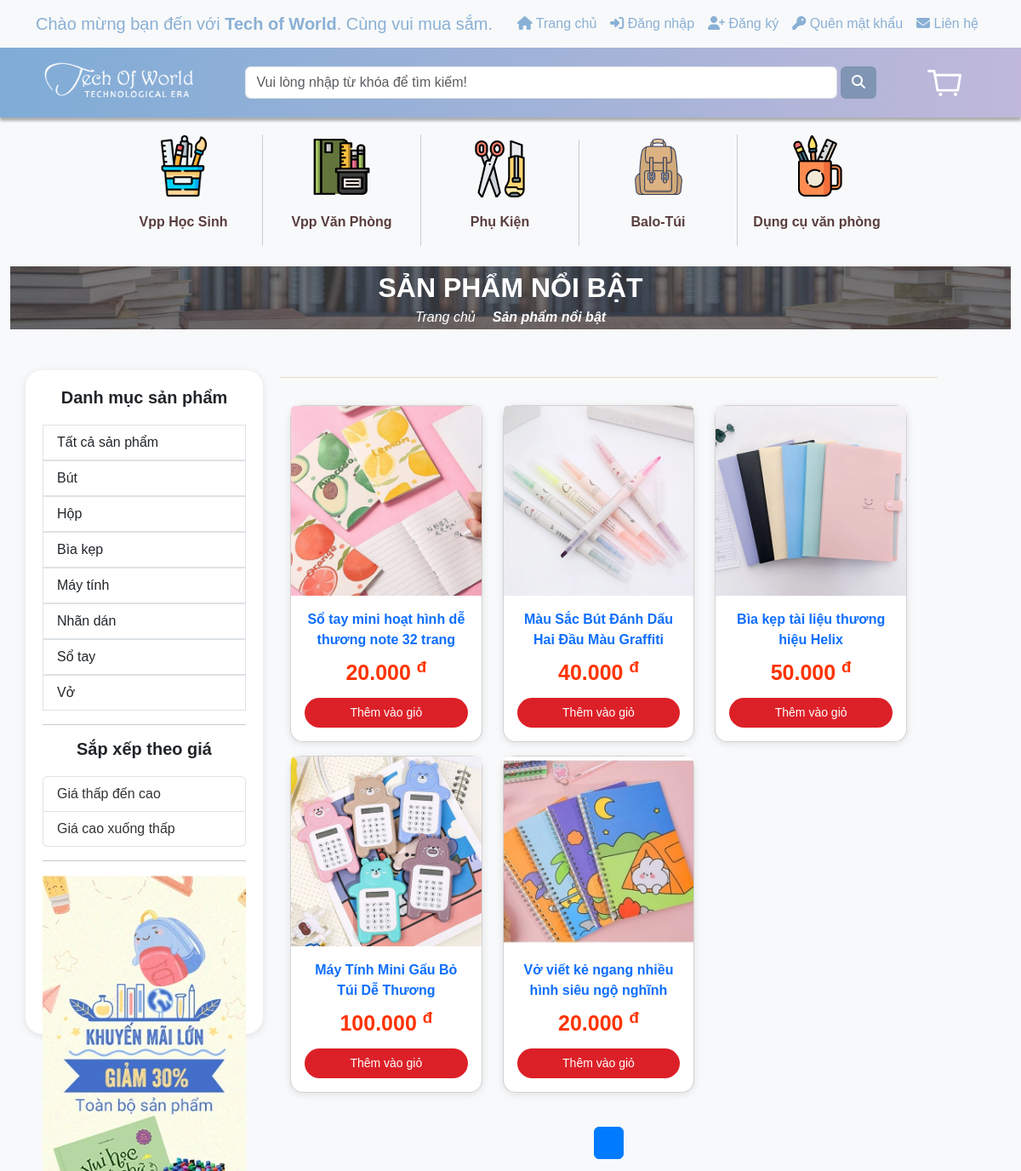
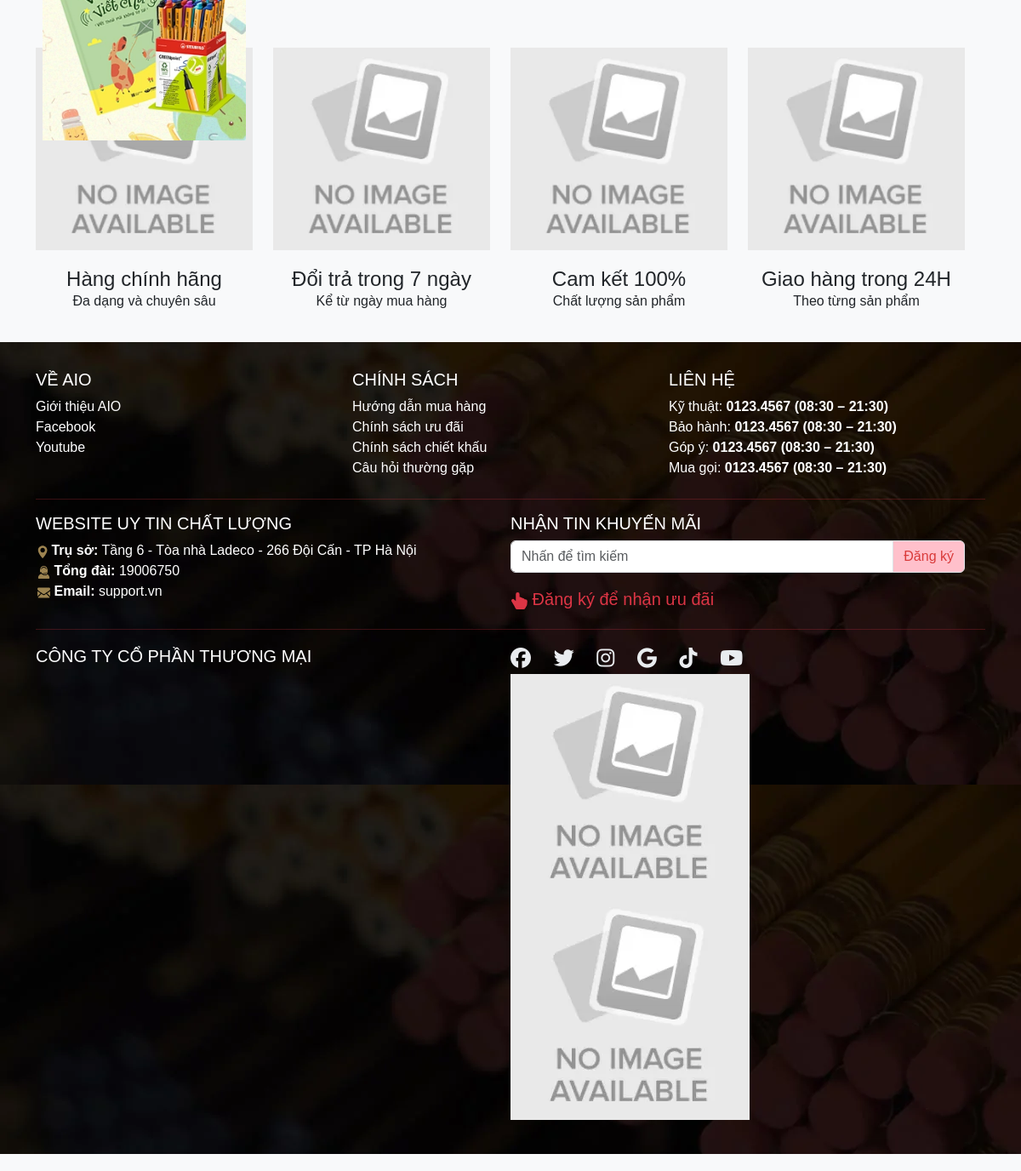
The app's page /Website/List.php with its own data (2 pictures, top to bottom).
### tables this page shows
CREATE TABLE `sanpham` (
  `sp_ma` int(11) NOT NULL,
  `loaisp_ten` varchar(100) NOT NULL,
  `sp_ten` varchar(250) NOT NULL,
  `sp_gia` varchar(250) NOT NULL,
  `sp_mota` varchar(300) DEFAULT NULL,
  `sp_motachitiet` varchar(300) NOT NULL,
  `sp_img` varchar(50) NOT NULL,
  `sp_soluong` int(250) NOT NULL DEFAULT 1,
  `loaisanpham` varchar(50) NOT NULL
);

### sources/FE/listProduct.php (the view, shortened to what this page needs)
<!DOCTYPE html>
<html lang="en">
<head>
    <link href="https://cdn.jsdelivr.net/npm/bootstrap@5.3.1/dist/css/bootstrap.min.css" rel="stylesheet">
    <link rel="stylesheet" href="https://cdnjs.cloudflare.com/ajax/libs/font-awesome/6.4.2/css/all.min.css">
</head>
<body>
    <div class="container mt-4">
        <div class="row">
            <div class="col-lg-3 col-md-4 sidebar">
                <h5>Danh mục sản phẩm</h5>
                <ul class="list-group">
                    <a href="../website/List.php">
                        <li class="list-group-item">Tất cả sản phẩm</li>
                    </a>
                    <a href="../website/productsClick.php?loaisanpham=but">
                        <li class="list-group-item">Bút</li>
                    </a>
                    <a href="../website/productsClick.php?loaisanpham=hop">
                        <li class="list-group-item">Hộp</li>
                    </a>
                    <a href="../website/productsClick.php?loaisanpham=biakep">
                        <li class="list-group-item">Bìa kẹp</li>
                    </a>
                    <a href="../website/productsClick.php?loaisanpham=maytinh">
                        <li class="list-group-item">Máy tính</li>
                    </a>
                    <a href="../website/productsClick.php?loaisanpham=nhandan">
                        <li class="list-group-item">Nhãn dán</li>
                    </a>
                    <a href="../website/productsClick.php?loaisanpham=sotay">
                        <li class="list-group-item">Sổ tay</li>
                    </a>
                    <a href="../website/productsClick.php?loaisanpham=vo">
                        <li class="list-group-item">Vở</li>
                    </a>
                </ul>
                <hr>
                <h5>Sắp xếp theo giá</h5>
                <ul class="list-group">
                    <li class="list-group-item"><a href="?sort=price-asc&category=<?= $_GET['category'] ?? '' ?>">Giá thấp đến cao</a></li>
                    <li class="list-group-item"><a href="?sort=price-desc&category=<?= $_GET['category'] ?? '' ?>">Giá cao xuống thấp</a></li>
                </ul>
                <hr>
                <img src="../Assets/img/index/img_aside_banner.webp" alt="" class="img-fluid">
            </div>
            <div class="col-lg-9 col-md-8">
                <div class="product-list mb-3 p-2">
                    <div class="container">
                        <div class="row">
                            <hr style="color: #ad850c">
                            <div class="text-center py-2">
                                <div class="row">
                                    <?php
                                    include_once("../sources/connect.php");
                                    $valueCart = 9;
                                    $page = isset($_GET['page']) ? (int) $_GET['page'] : 1;
                                    $category = isset($_GET['category']) ? $_GET['category'] : '';
                                    $whereClause = $category ? "WHERE category = '$category'" : '';
                                    $sort = isset($_GET['sort']) ? $_GET['sort'] : 'normal';
                                    $totalSql = "SELECT COUNT(*) as total FROM sanpham $whereClause";
                                    $totalResult = $connect->query($totalSql);
                                    $totalRow = $totalResult->fetch_assoc();
                                    $totalProducts = $totalRow['total'];
                                    $totalPages = ceil($totalProducts / $valueCart);
                                     $sql = "SELECT sp.*, s.discount_percent
                                     FROM sanpham sp
                                     LEFT JOIN sales s ON sp.sp_ma = s.sp_ma AND s.is_expired = 0
                                     ";
                             $result = $connect->query($sql);
                             $duongdanimg = '../Assets/img/sanpham/';
                                    if ($result->num_rows > 0) {
                                        while ($data = $result->fetch_assoc()) {
                                            echo '<div class="col-lg-4 col-md-6 col-sm-9 py-2">';
                                            echo '<a href="./product.php?sp_ma=' . $data['sp_ma'] . '">';
                                            echo '<div class="card">';
                                            echo '<img src="' . $duongdanimg . $data['sp_img'] . '" class="card-img-top" alt="' . $data['sp_ten'] . '">';
                                            echo '<div class="card-body">';
                                            echo '<p class="card-title"><strong>' . $data['sp_ten'] . '</strong></p>';
                                            if (!empty($data['discount_percent'])) {
                                                $discountedPrice = $data['sp_gia'] * (1 - $data['discount_percent'] / 100);
                                                echo '<p class="card-text"><strong style="color:#f30; font-size:25px">' . number_format($discountedPrice, 0, '.', '.') . ' <sup>đ</sup></strong>';
                                                echo ' <span style="text-decoration: line-through; color: #888;">' . number_format($data['sp_gia'], 0, '.', '.') . ' <sup>đ</sup></span></p>';
                                            } else {
                                                echo '<p class="card-text"><strong style="color:#f30; font-size:25px">' . number_format($data['sp_gia'], 0, '.', '.') . ' <sup>đ</sup></strong></p>';
                                            }
                                            echo '<div class="action-cart group-buttons d-flex align-items-center justify-content-center">';
                                            echo '<button class="cart-button btn-buy add_to_cart" title="Thêm vào giỏ">';
                                            echo '<a id="buy" href="./product.php?sp_ma=' . $data['sp_ma'] . '">Thêm vào giỏ</a>';
                                            echo '</button>';
                                            echo '</div>';
                                            echo '</div>';
                                            echo '</div>';
                                            echo '</a>';
                                            echo '</div>';
                                        }
                                    } else {
                                        echo '<p class="text-center">Không có sản phẩm nào</p>';
                                    }
                                    ?>
                                </div>
                            </div>
                            <div class="text-center mt-4">
                                <nav aria-label="Page navigation">
                                    <ul class="pagination justify-content-center">
                                        <?php for ($i = 1; $i <= $totalPages; $i++): ?>
                                            <li class="page-item <?= $i == $page ? 'active' : '' ?>">
                                                <a class="page-link" href="?category=<?= $category ?>&page=<?= $i ?>&sort=<?= $sort ?>"><?= $i ?></a>
                                            </li>
                                        <?php endfor; ?>
                                    </ul>
                                </nav>
                            </div>
                        </div>
                    </div>
                </div>
            </div>
        </div>
    </div>
</body>
</html>

### Website/List.php (style rules this page uses)
* { margin: 0; padding: 0; box-sizing: border-box; font-family: Arial, Helvetica, sans-serif; max-width: 100%; }
li { list-style: none; }
a { text-decoration: none; }

### sources/FE/listProduct.php (style rules this page uses)
body { background-color: #f8f9fa; }
.card { box-shadow: 0 2px 10px rgba(0, 0, 0, 0.1); transition: transform 0.3s; border-radius: 15px; }
.sidebar { position: sticky; top: 0; height: calc(100vh - 20px); padding: 20px; border-radius: 20px; background-color: #ffffff; box-shadow: 0 2px 10px rgba(0, 0, 0, 0.1); }
.sidebar h5 { text-align: center; margin-bottom: 20px; font-weight: bold; }
.sidebar a { color: #333; }
button.cart-button.btn-buy { width: 100%; background: #DC2028; height: 35px; border-radius: 30px; color: #fff; font-size: 14px; border: none; transition: background 0.3s; margin-top: 10px; }
#buy { color: #fff; text-decoration: none; }
.pagination .page-link { color: #007bff; }
.pagination .page-item.active .page-link { background-color: #007bff; border-color: #007bff; }

### sources/FE/footer.php (style rules this page uses)
a { text-decoration: none; }

### records on screen
sanpham: sp_img (picture), sp_ten "Sổ tay mini hoạt hình dễ thương note 32 trang", sp_gia "20.000"
sanpham: sp_img (picture), sp_ten "Màu Sắc Bút Đánh Dấu Hai Đầu Màu Graffiti", sp_gia "40.000"
sanpham: sp_img (picture), sp_ten "Bìa kẹp tài liệu thương hiệu Helix", sp_gia "50.000"
sanpham: sp_img (picture), sp_ten "Máy Tính Mini Gấu Bỏ Túi Dễ Thương", sp_gia "100.000"
sanpham: sp_img (picture), sp_ten "Vở viết kẻ ngang nhiều hình siêu ngộ nghĩnh", sp_gia "20.000"
